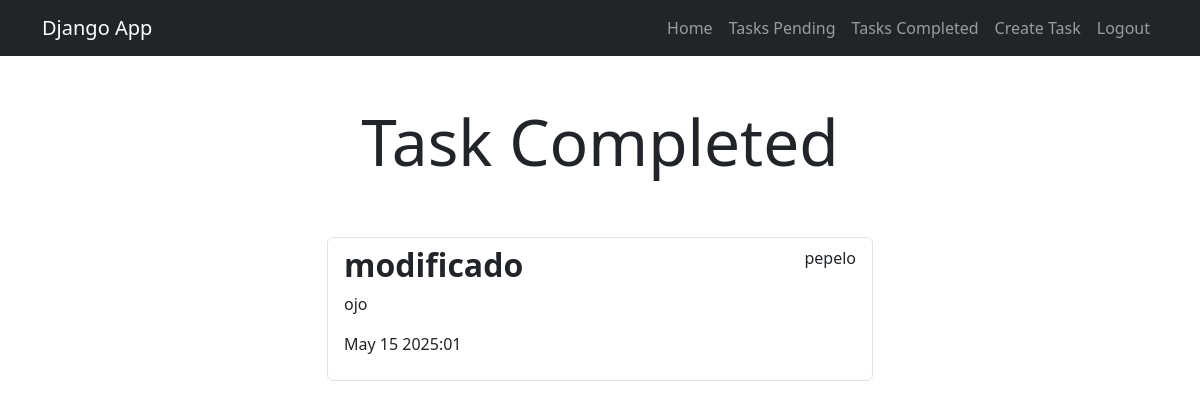
The app's page /tasks_completed/ (signed in) with its own data.
### tasks/models.py (models this page shows, shortened)
class Tasks(models.Model):
    title = models.CharField(max_length=100)
    description = models.TextField(blank=True)
    created = models.DateTimeField(auto_now_add=True)
    datecompleted = models.DateTimeField(null=True, blank=True)
    important = models.BooleanField(default=False)
    user = models.ForeignKey(User, on_delete=models.CASCADE)

### tasks/views.py (the view)
# urls.py: path('tasks_completed/', views.tasks_completed, name='tasks_completed' ),
@login_required
def tasks_completed(request):
    title = 'Task Completed'
    tasks = Tasks.objects.filter(
        user=request.user, datecompleted__isnull=False
    ).order_by("-datecompleted")
    return render(request, "tasks.html", {"tasks": tasks, 'title': title})

### tasks/templates/tasks.html
{% extends 'base.html' %}
{% block content %}
<main class="container">
  <div class="row">
    <div class="col-md-6 offset-md-3">
      <h1 class="text-center display-3 py-5">{{title}}</h1>
      <ul class="list-group">
        {% for task in tasks %}
        <a class="list-group-item" href="{% url 'task_detail' task.id %}">
          <header class="d-flex justify-content-between">
            {% if task.important %}
            <h2 class="fw-bold text-success">{{task.title}}</h2>
            {% else %}
            <h2 class="fw-bold">{{task.title}}</h2>
            {% endif %}
            <p>{{task.user.username}}</p>
          </header>
          <p>{{task.description}}</p>
          <p>{{task.datecompleted|date:'M j Y:i'}}</p>
        </a>
        {% endfor %}
      </ul>
    </div>
  </div>
</main>
{% endblock %}

### records on screen
Tasks: title "modificado", user.username "pepelo", description "ojo", datecompleted "May 15 2025:01"

### other values on screen
{{ title }} "Task Completed"
